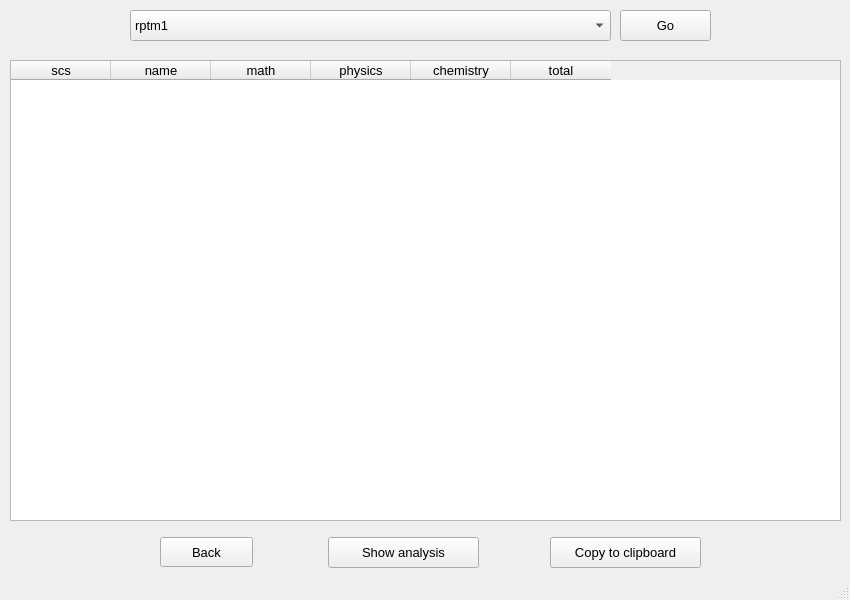
<?xml version="1.0" encoding="UTF-8"?>
<ui version="4.0">
 <class>MainWindow</class>
 <widget class="QMainWindow" name="MainWindow">
  <property name="geometry">
   <rect>
    <x>0</x>
    <y>0</y>
    <width>850</width>
    <height>600</height>
   </rect>
  </property>
  <property name="font">
   <font>
    <pointsize>10</pointsize>
   </font>
  </property>
  <property name="windowTitle">
   <string>MainWindow</string>
  </property>
  <widget class="QWidget" name="centralwidget">
   <widget class="QTableWidget" name="table">
    <property name="geometry">
     <rect>
      <x>10</x>
      <y>60</y>
      <width>831</width>
      <height>461</height>
     </rect>
    </property>
    <column>
     <property name="text">
      <string>scs</string>
     </property>
    </column>
    <column>
     <property name="text">
      <string>name</string>
     </property>
    </column>
    <column>
     <property name="text">
      <string>math</string>
     </property>
    </column>
    <column>
     <property name="text">
      <string>physics</string>
     </property>
    </column>
    <column>
     <property name="text">
      <string>chemistry</string>
     </property>
    </column>
    <column>
     <property name="text">
      <string>total</string>
     </property>
    </column>
   </widget>
   <widget class="QPushButton" name="copy_btn">
    <property name="geometry">
     <rect>
      <x>550</x>
      <y>537</y>
      <width>151</width>
      <height>31</height>
     </rect>
    </property>
    <property name="font">
     <font>
      <pointsize>10</pointsize>
     </font>
    </property>
    <property name="text">
     <string>Copy to clipboard</string>
    </property>
   </widget>
   <widget class="QPushButton" name="back_btn">
    <property name="geometry">
     <rect>
      <x>160</x>
      <y>537</y>
      <width>93</width>
      <height>30</height>
     </rect>
    </property>
    <property name="font">
     <font>
      <pointsize>10</pointsize>
     </font>
    </property>
    <property name="text">
     <string>Back</string>
    </property>
   </widget>
   <widget class="QComboBox" name="cb">
    <property name="geometry">
     <rect>
      <x>130</x>
      <y>10</y>
      <width>481</width>
      <height>31</height>
     </rect>
    </property>
    <item>
     <property name="text">
      <string>rptm1</string>
     </property>
    </item>
    <item>
     <property name="text">
      <string>froeehgierorhgreoigh</string>
     </property>
    </item>
    <item>
     <property name="text">
      <string>rptm2</string>
     </property>
    </item>
   </widget>
   <widget class="QPushButton" name="go_btn">
    <property name="geometry">
     <rect>
      <x>620</x>
      <y>10</y>
      <width>91</width>
      <height>31</height>
     </rect>
    </property>
    <property name="text">
     <string>Go</string>
    </property>
   </widget>
   <widget class="QPushButton" name="show_analysis">
    <property name="geometry">
     <rect>
      <x>328</x>
      <y>537</y>
      <width>151</width>
      <height>31</height>
     </rect>
    </property>
    <property name="font">
     <font>
      <pointsize>10</pointsize>
     </font>
    </property>
    <property name="text">
     <string>Show analysis</string>
    </property>
   </widget>
  </widget>
  <widget class="QStatusBar" name="statusbar"/>
 </widget>
 <resources/>
 <connections/>
</ui>
